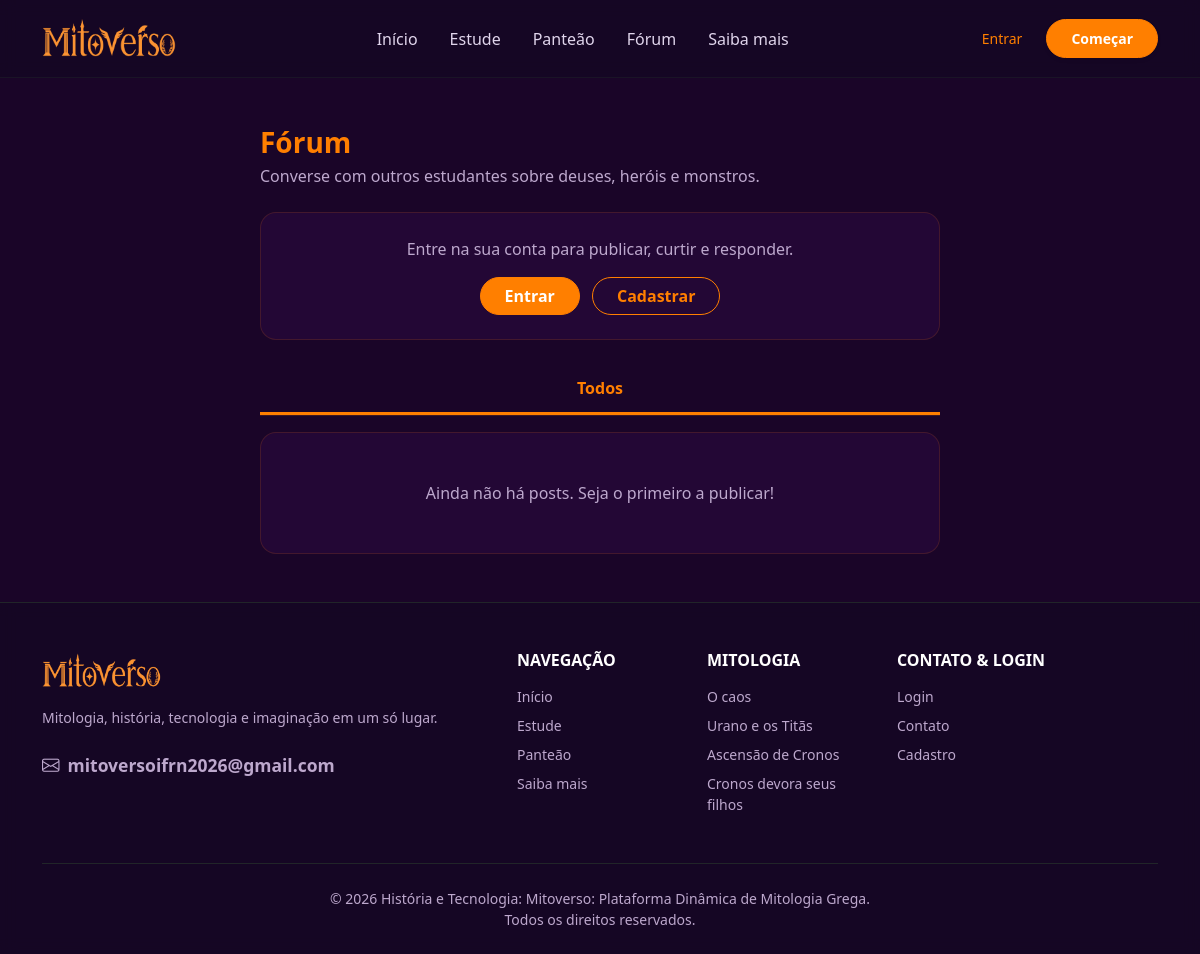
The app's page /posts, older data.
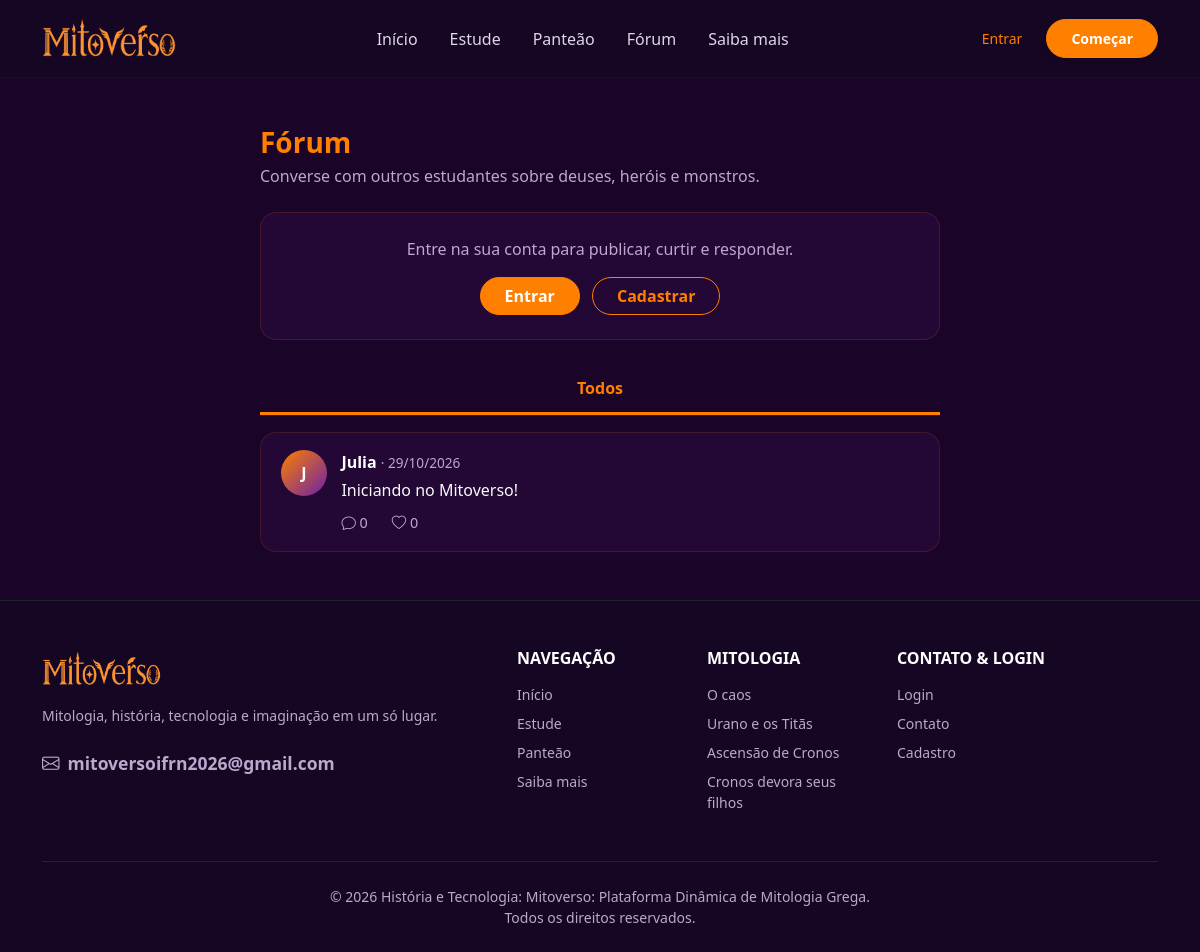
The same page, newer data.
### app/models/post.py (models this page shows, shortened)
class Post(db.Model):
    __tablename__ = "post"
    id = db.Column(db.Integer, primary_key = True)
    conteudo = db.Column(db.Text, nullable = False)
    criado_em = db.Column(db.DateTime, nullable = False, default = lambda: datetime.now(timezone.utc))
    id_usuario = db.Column(db.Integer, db.ForeignKey("usuario.id"), nullable = False)
    id_pai = db.Column(db.Integer, db.ForeignKey("post.id"), nullable = True)
    autor = db.relationship("Usuario", backref = db.backref("posts", cascade = "all, delete-orphan"))
    respostas = db.relationship(
        "Post",
        backref = db.backref("pai", remote_side = [id]),
        cascade = "all, delete-orphan",
        order_by = "Post.criado_em"
    )
    curtidas = db.relationship("Curtida", backref = "post", cascade = "all, delete-orphan")

### app/models/usuario.py (models this page shows)
class Usuario(UserMixin, db.Model):
    __tablename__ = "usuario"
    id = db.Column(db.Integer, primary_key = True)
    nome = db.Column(db.String(100), nullable = False)
    email = db.Column(db.String(100), nullable = False, unique = True)
    senha = db.Column(db.String(256), nullable = False)
    bio = db.Column(db.String(200))
    criado_em = db.Column(db.DateTime, default = lambda: datetime.now(timezone.utc))
    seguindo = db.relationship(
        "Usuario",
        secondary = seguidor,
        primaryjoin = (seguidor.c.id_seguidor == id),
        secondaryjoin = (seguidor.c.id_seguido == id),
        backref = "seguidores"
    )

### app/routes/posts.py (the view)
@posts_bp.route("/posts")
def feed():
    aba = request.args.get("aba", "todos")
    pagina = request.args.get("pagina", 1, type = int)
    if aba == "seguindo" and current_user.is_authenticated:
        paginacao = listar_feed_seguindo(current_user, pagina)
    else:
        aba = "todos"
        paginacao = listar_feed(pagina)
    return render_template("usuario/post.html", form = PostForm(), paginacao = paginacao, aba = aba)

### app/__init__.py (called while the page is built)
@app.template_filter("tempo_atras")
def tempo_atras(data):
    if not data:
        return ""
    if data.tzinfo is None:
        data = data.replace(tzinfo = timezone.utc)
    segundos = int((datetime.now(timezone.utc) - data).total_seconds())
    if segundos < 60:
        return "agora"
    if segundos < 3600:
        return f"{segundos // 60} min"
    if segundos < 86400:
        return f"{segundos // 3600} h"
    if segundos < 604800:
        return f"{segundos // 86400} d"
    return data.strftime("%d/%m/%Y")

### app/services/post_service.py (called while the page is built)
def _paginar(consulta, pagina):
    return db.paginate(consulta, page = pagina, per_page = POSTS_POR_PAGINA, error_out = False)

def listar_feed(pagina):
    consulta = db.select(Post).where(Post.id_pai.is_(None)).order_by(Post.criado_em.desc())
    return _paginar(consulta, pagina)

### app/templates/usuario/post.html (shortened to what this page needs)
{% extends 'base.html' %}
{% block css %}<link rel="stylesheet" href="{{ url_for('static', filename='css/forum.css') }}">{% endblock %}
{% block conteudo %}
<div class="container py-5">
    <div class="forum-coluna">
        <h1 class="h3 fw-bold text-orange mb-1">Fórum</h1>
        <p class="text-mv-muted mb-4">Converse com outros estudantes sobre deuses, heróis e monstros.</p>
        {% if current_user.is_authenticated %}
            <div class="painel p-3 mb-4">
                <form action="{{ url_for('posts.novo_post') }}" method="POST">
                    {{ form.hidden_tag() }}
                    <div class="d-flex gap-3">
                        <span class="avatar-inicial">{{ current_user.nome[0]|upper }}</span>
                        {{ form.conteudo(class="form-control campo-post", rows=3, maxlength=500, placeholder="O que os deuses estão dizendo?") }}
                    </div>
                    <div class="d-flex justify-content-between align-items-center mt-2">
                        <small class="contador text-mv-muted">0/500</small>
                        {{ form.enviar(class="btn btn-mitoverso rounded-pill px-4") }}
                    </div>
                </form>
            </div>
        {% else %}
            <div class="painel p-4 mb-4 text-center">
                <p class="mb-3 text-mv-muted">Entre na sua conta para publicar, curtir e responder.</p>
                <a href="{{ url_for('autenticacao.login') }}" class="btn btn-mitoverso rounded-pill px-4 me-2">Entrar</a>
                <a href="{{ url_for('autenticacao.cadastro') }}" class="btn btn-outline-mitoverso rounded-pill px-4">Cadastrar</a>
            </div>
        {% endif %}
        <div class="abas">
            <a href="{{ url_for('posts.feed') }}" class="{{ 'ativa' if aba == 'todos' }}">Todos</a>
        </div>
        <div class="painel lista-posts">
            {% for post in paginacao.items %}
                {% include 'usuario/_post_card.html' %}
            {% else %}
                <p class="text-mv-muted text-center p-5 mb-0">
                    {% if aba == 'seguindo' %}
                        Nada por aqui ainda. Siga outras pessoas para ver os posts delas.
                    {% else %}
                        Ainda não há posts. Seja o primeiro a publicar!
                    {% endif %}
                </p>
            {% endfor %}
        </div>
    </div>
</div>
{% endblock %}

### app/templates/usuario/_post_card.html (shortened to what this page needs)
<article class="post-card" id="post-{{ post.id }}">
    <a href="{{ url_for('perfil.ver_perfil', id_usuario=post.autor.id) }}" class="avatar-inicial" aria-label="Perfil de {{ post.autor.nome }}">
        {{ post.autor.nome[0]|upper }}
    </a>
    <div class="post-corpo">
        <div class="post-cabecalho">
            <a href="{{ url_for('perfil.ver_perfil', id_usuario=post.autor.id) }}" class="post-autor">{{ post.autor.nome }}</a>
            <span class="post-data">· {{ post.criado_em|tempo_atras }}</span>
        </div>
        <a href="{{ url_for('posts.ver_post', id_post=post.id) }}" class="post-texto-link">
            <p class="post-texto">{{ post.conteudo }}</p>
        </a>
        <div class="post-acoes">
            <a href="{{ url_for('posts.ver_post', id_post=post.id) }}" class="acao">
                <i class="bi bi-chat"></i> {{ post.respostas|length }}
            </a>
            {% if current_user.is_authenticated %}
                <form action="{{ url_for('posts.curtir', id_post=post.id) }}" method="POST" class="d-inline">
                    <input type="hidden" name="csrf_token" value="{{ csrf_token() }}">
                    <input type="hidden" name="next" value="{{ request.full_path|trim('?') }}#post-{{ post.id }}">
                    <button type="submit" class="acao {{ 'curtido' if post.curtido_por(current_user) }}" aria-label="Curtir">
                        <i class="bi {{ 'bi-heart-fill' if post.curtido_por(current_user) else 'bi-heart' }}"></i> {{ post.curtidas|length }}
                    </button>
                </form>
            {% else %}
                <a href="{{ url_for('autenticacao.login') }}" class="acao">
                    <i class="bi bi-heart"></i> {{ post.curtidas|length }}
                </a>
            {% endif %}
        </div>
    </div>
</article>

Row changes from the older to the newer data that the page shows:
added Post: autor "J", autor.nome "Julia", criado_em|tempo_atras "29/10/2026", conteudo "Iniciando no Mitoverso!", respostas|length "0", curtidas|length "0"
Text that changed along with them:
text no longer shown: "Ainda não há posts. Seja o primeiro a publicar!"
